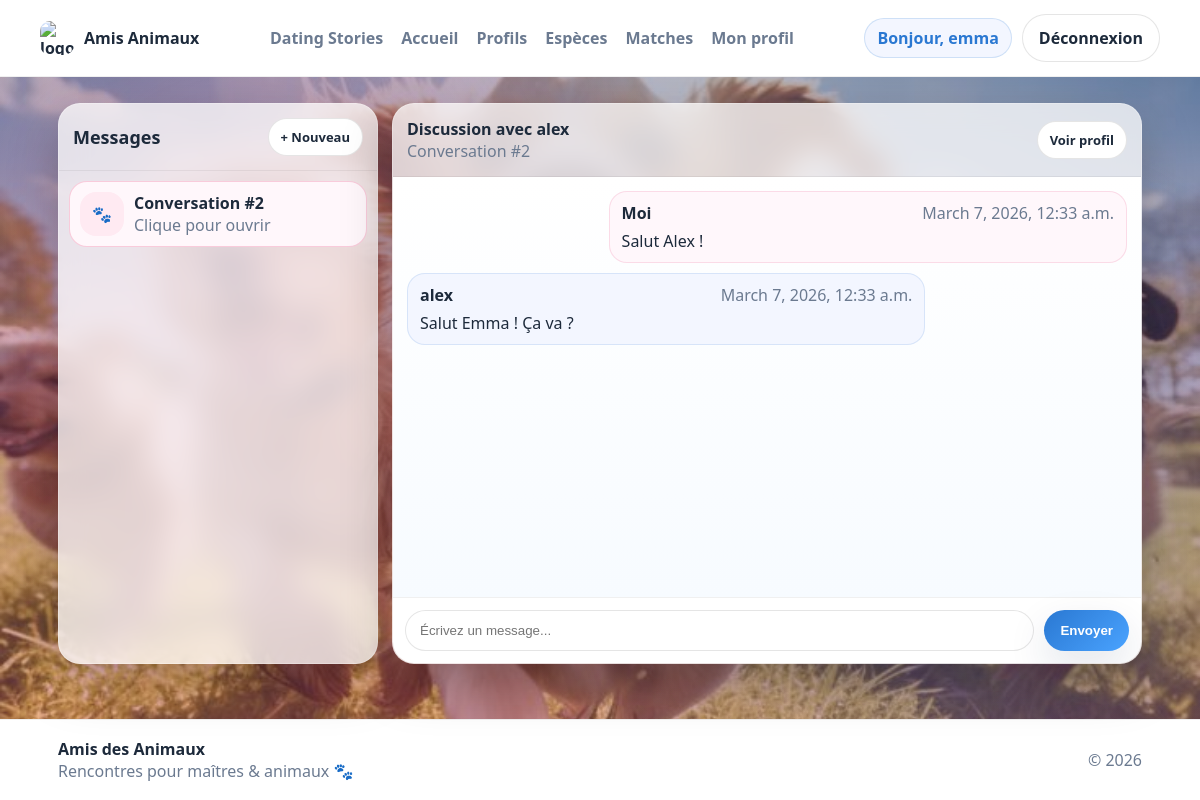
The app's page /messages/2/ (signed in) with its own data.
### apps/messaging/models.py (models this page shows, shortened)
class Conversation(models.Model):
    participants = models.ManyToManyField(
        settings.AUTH_USER_MODEL,
        related_name="conversations"
    )
    created_at = models.DateTimeField(auto_now_add=True)

class Message(models.Model):
    conversation = models.ForeignKey(
        Conversation,
        on_delete=models.CASCADE,
        related_name="messages"
    )
    sender = models.ForeignKey(
        settings.AUTH_USER_MODEL,
        on_delete=models.CASCADE,
        related_name="sent_messages"
    )
    content = models.TextField()
    timestamp = models.DateTimeField(auto_now_add=True)

### apps/core/views.py (the view)
# urls.py: path("messages/<int:conversation_id>/", messages_conversation, name="messages_conversation"),
@login_required
def messages_conversation(request, conversation_id):
    convo = get_object_or_404(Conversation, id=conversation_id, participants=request.user)
    convos = Conversation.objects.filter(participants=request.user).order_by("-created_at")
    msgs = Message.objects.filter(conversation=convo).select_related("sender").order_by("timestamp")
    if request.method == "POST":
        content = (request.POST.get("content") or "").strip()
        if content:
            Message.objects.create(conversation=convo, sender=request.user, content=content)
            return redirect("messages_conversation", conversation_id=convo.id)
        messages.error(request, "Message vide.")
    participants = list(convo.participants.all())
    other = next((u for u in participants if u.id != request.user.id), None)
    return render(
        request,
        "core/messages.html",
        {
            "convos": convos,
            "convo": convo,
            "other": other,
            "msgs": msgs,
        },
    )

### apps/core/context_processors.py (called while the page is built)
def matches_badge(request):
    if request.user.is_authenticated:
        count = Match.objects.filter(
            receiver=request.user,
            status="pending"
        ).count()
        return {"matches_badge_count": count}
    return {"matches_badge_count": 0}

### templates/core/messages.html (shortened to what this page needs)
{% extends "base.html" %}
{% block content %}
<section class="section">
  <div class="container">
    <div class="chat">
      <aside class="chat__left">
        <div class="chat__leftHead">
          <h2>Messages</h2>
          <a class="btn btn--ghost btn--sm" href="/profiles/">+ Nouveau</a>
        </div>
        <div class="chat__list">
          {% for c in convos %}
            <a class="chat__item {% if c.id == convo.id %}is-active{% endif %}"
               href="{% url 'messages_conversation' c.id %}">
              <div class="chat__avatar">🐾</div>
              <div>
                <div class="chat__name">Conversation #{{ c.id }}</div>
                <div class="muted tiny">Clique pour ouvrir</div>
              </div>
            </a>
          {% endfor %}
        </div>
      </aside>
      <main class="chat__right">
        <div class="chat__top">
          <div>
            <div class="chat__title">
              {% if other %}Discussion avec <b>{{ other.username }}</b>{% else %}Discussion{% endif %}
            </div>
            <div class="muted tiny">Conversation #{{ convo.id }}</div>
          </div>
          {% if other %}
            <a class="btn btn--ghost btn--sm" href="{% url 'profile_detail' other.id %}">Voir profil</a>
          {% endif %}
        </div>
        <div class="chat__messages">
          {% for m in msgs %}
            <div class="bubble {% if m.sender_id == request.user.id %}bubble--me{% else %}bubble--them{% endif %}">
              <div class="bubble__meta">
                <b>{% if m.sender_id == request.user.id %}Moi{% else %}{{ m.sender.username }}{% endif %}</b>
                <span class="muted tiny">{{ m.timestamp }}</span>
              </div>
              <div class="bubble__text">{{ m.content }}</div>
            </div>
          {% empty %}
            <div class="muted">Aucun message. Dis bonjour 👋</div>
          {% endfor %}
        </div>
        <form class="chat__composer" method="POST">
          <input name="content" placeholder="Écrivez un message..." autocomplete="off" />
          <button class="btn btn--blue" type="submit">Envoyer</button>
        </form>
      </main>
    </div>
  </div>
</section>
{% endblock %}

### templates/base.html (shortened to what this page needs)
{% load static %}
<!doctype html>
<html lang="fr">
<head>
  <link rel="stylesheet" href="{% static 'css/site.css' %}">
</head>
<body class="site">
<header class="topbar">
  <div class="container topbar__inner">
    <a class="brand" href="/">
      <img class="brand__logo" src="{% static 'img/logo.png' %}" alt="logo">
      <span class="brand__name">Amis Animaux</span>
    </a>
    <nav class="menu">
      <a href="#stories">Dating Stories</a>
      <a href="/">Accueil</a>
      <a href="/profiles/">Profils</a>
      <a href="#species">Espèces</a>
      <a href="{% url 'matches_page' %}" class="nav-link">
        Matches
      </a>
      <a href="{% url 'me_profile' %}">Mon profil</a>
    </nav>
    <div class="topbar__actions">
      {% if request.user.is_authenticated %}
        <span class="pill">Bonjour, {{ request.user.username }}</span>
        <a class="btn btn--ghost" href="{% url 'logout' %}">Déconnexion</a>
      {% else %}
        <a class="btn btn--ghost" href="{% url 'login' %}">Connexion</a>
        <a class="btn btn--pink" href="/register/">Inscription</a>
      {% endif %}
    </div>
  </div>
</header>
<main class="site-main">
  {% block content %}{% endblock %}
</main>
<footer class="footer">
  <div class="container footer__inner">
    <div>
      <b>Amis des Animaux</b>
      <div class="muted">Rencontres pour maîtres & animaux 🐾</div>
    </div>
    <div class="muted">© {% now "Y" %}</div>
  </div>
</footer>
</body>
</html>

### static/css/site.css (style rules this page uses)
:root { --bg:#eaf4ff; --card:#ffffff; --text:#1d2a3b; --muted:#6b7a90; --pink:#e85a8a; --blue:#2a78d2; --orange:#f59e0b; --shadow: 0 16px 40px rgba(20,40,80,.12); --radius: 18px; }
* { box-sizing:border-box }
body { margin:0; font-family: system-ui, -apple-system, Segoe UI, Roboto, Arial; color:var(--text); background: linear-gradient(180deg, #d9f0ff 0%, #eaf4ff 60%, #e7f6ff 100%); }
a { text-decoration:none;color:inherit }
.container { max-width:1120px;margin:0 auto;padding:0 18px }
.topbar { background:#fff; border-bottom:1px solid rgba(0,0,0,.06); position:sticky; top:0; z-index:10; }
.topbar__inner { display:flex;align-items:center;justify-content:space-between;padding:14px 0;gap:14px }
.brand { display:flex;align-items:center;gap:10px;font-weight:800 }
.brand__logo { width:34px;height:34px;border-radius:10px }
.menu { display:flex;gap:18px }
.menu a { color:var(--muted);font-weight:700 }
.topbar__actions { display:flex;gap:10px;align-items:center }
.pill { padding:8px 12px;border-radius:999px;background:#f3f6ff;border:1px solid rgba(42,120,210,.18);color:var(--blue);font-weight:800 }
.btn { border:none; padding:12px 16px; border-radius:999px; font-weight:900; box-shadow: var(--shadow); display:inline-flex;align-items:center;justify-content:center; cursor:pointer; }
.btn--blue { background: linear-gradient(135deg, var(--blue), #4aa3ff); color:#fff; }
.btn--ghost { background:#fff;border:1px solid rgba(0,0,0,.10);box-shadow:none;color:var(--text) }
.btn--sm { padding:9px 12px;font-size:13px }
.section { padding:26px 0 46px }
.muted { color:var(--muted) }
.footer { background:#fff;border-top:1px solid rgba(0,0,0,.06);padding:18px 0 }
.footer__inner { display:flex;justify-content:space-between;gap:12px;align-items:center }
.chat { display:grid; grid-template-columns: 320px 1fr; gap:14px; }
.chat__left, .chat__right { background:#fff; border:1px solid rgba(0,0,0,.06); border-radius:22px; box-shadow: var(--shadow); overflow:hidden; }
.chat__leftHead { padding:14px; display:flex; justify-content:space-between; align-items:center; border-bottom:1px solid rgba(0,0,0,.06); }
.chat__leftHead h2 { margin:0;font-size:18px }
.chat__list { padding:10px;display:grid;gap:10px }
.chat__item { display:flex;gap:10px;align-items:center; padding:10px;border-radius:18px; border:1px solid rgba(0,0,0,.06); background:#f7fbff; }
.chat__item.is-active { border-color: rgba(232,90,138,.28); background: #fff7fb; }
.chat__avatar { width:44px;height:44px;border-radius:16px; display:flex;align-items:center;justify-content:center; background:#ffeaf2; }
.chat__name { font-weight:900 }
.chat__right { display:flex;flex-direction:column }
.chat__top { padding:14px; display:flex;justify-content:space-between;align-items:center;gap:10px; border-bottom:1px solid rgba(0,0,0,.06); }
.chat__title { font-weight:900 }
.chat__messages { padding:14px; height:420px; overflow:auto; background: linear-gradient(180deg, #ffffff 0%, #f7fbff 100%); }
.bubble { max-width:72%; padding:10px 12px; border-radius:18px; border:1px solid rgba(0,0,0,.06); margin-bottom:10px; background:#fff; }
.bubble--me { margin-left:auto; background:#fff7fb; border-color: rgba(232,90,138,.18); }
.bubble--them { background:#f3f6ff; border-color: rgba(42,120,210,.14); }
.bubble__meta { display:flex; justify-content:space-between; gap:10px; margin-bottom:6px; }
.chat__composer { display:flex;gap:10px; padding:12px; border-top:1px solid rgba(0,0,0,.06); background:#fff; }
.chat__composer input { flex:1; padding:12px 14px; border-radius:999px; border:1px solid rgba(0,0,0,.10); outline:none; }
.nav-link { position: relative; font-weight: 800; }
body { min-height: 100vh; background: linear-gradient( rgba(20,40,80,0.35), rgba(232,90,138,0.35) ), url("../img/i3.jpg"); background-size: cover; background-position: center; background-attachment: fixed; }
.panel, .card, .auth__card, .chat__left, .chat__right, .match__card { background: rgba(255,255,255,0.75); backdrop-filter: blur(14px); border: 1px solid rgba(255,255,255,0.25); box-shadow: 0 20px 50px rgba(0,0,0,0.25); }
body::before { content: ""; position: fixed; inset: 0; background: radial-gradient(circle at 20% 30%, rgba(232,90,138,0.3), transparent 40%), radial-gradient(circle at 80% 70%, rgba(42,120,210,0.3), transparent 40%); pointer-events: none; z-index: -1; }
html, body { height: 100%; }
body { margin: 0; }
body.site { min-height: 100vh; display: flex; flex-direction: column; }
.site-main { flex: 1 0 auto; }
.footer { flex-shrink: 0; }

### records on screen
Conversation: id "2"
Message: shows "Moi", timestamp "March 7, 2026, 12:33 a.m.", content "Salut Alex !"
Message: sender.username "alex", timestamp "March 7, 2026, 12:33 a.m.", content "Salut Emma ! Ça va ?"

### other values on screen
{{ request.user.username }} "emma"
{{ other.username }} "alex"
